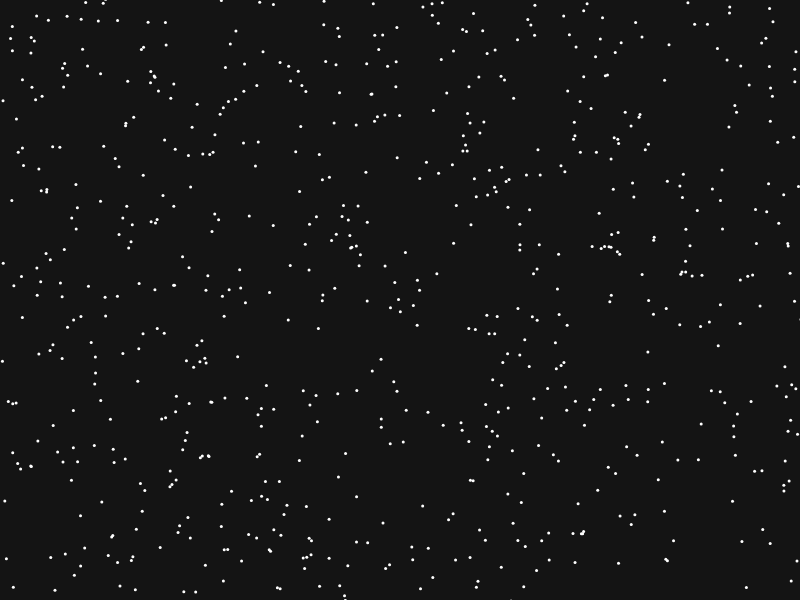
Frame 1 (no input)
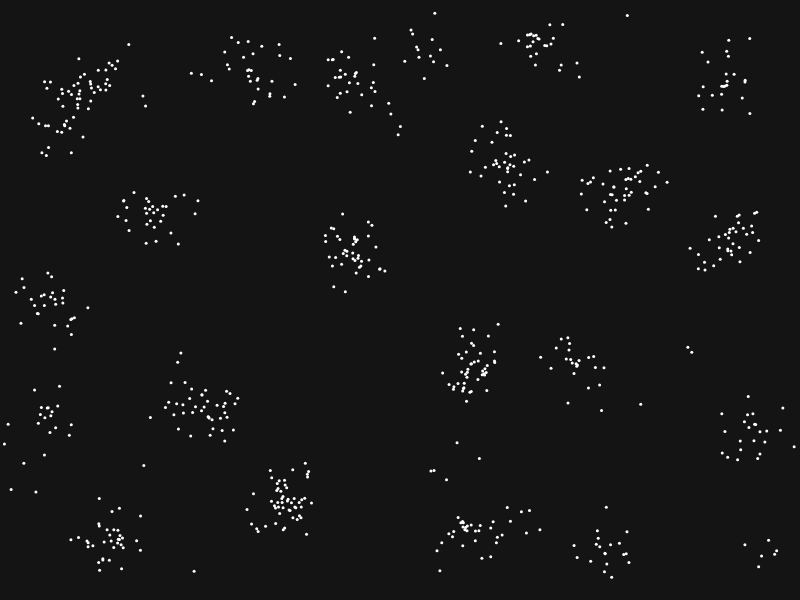
Frame 60 (no input)
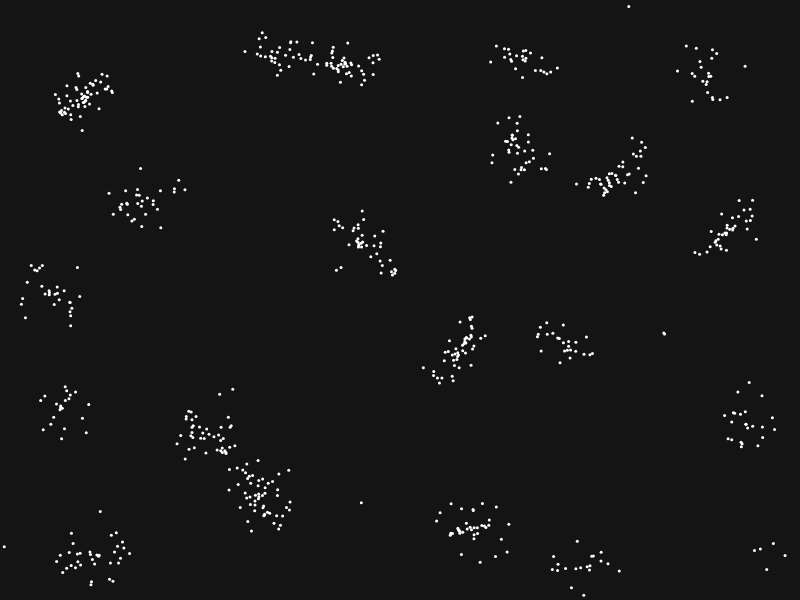
Frame 120 (the mouse pressed at the canvas centre since frame 60)

The p5.js sketch that drew these frames (run headless with seeded random() and noise() and a simulated clock; from frame 60 on, the mouse is pressed at the canvas centre):

// p5.js sketch
// ── sketch.js
const flock = [];

function setup() {
  createCanvas(800, 600);
  for (let i = 0; i < 700; i++) {
    flock.push(new Vogel());
  }
}

function draw() {
  background(20);

  for (let vogel of flock) {
    vogel.edges();
    vogel.flock(flock);
    vogel.update();
    vogel.show();
  }
}

// ── vogel.js
class Vogel {
  constructor() {
    this.position = createVector(random(width), random(height));
    this.velocity = p5.Vector.random2D();
    this.velocity.setMag(random(2, 4));
    this.accelenation = createVector();
    this.maxForce = 0.2;
    this.maxSpeed = 4;
  }

  edges() {
    if (this.position.x > width) {
      this.position.x = 0;
    } else if (this.position.x < 0) {
      this.position.x = width;
    }
    if (this.position.y > height) {
      this.position.y = 0;
    } else if (this.position.y < 0) {
      this.position.y = height;
    }
  }

  align(vogels) {
    let perceptionRadius = 50;
    let steering = createVector();
    let total = 0;
    for (let other of vogels) {
      let d = dist(
        this.position.x,
        this.position.y,
        other.position.x,
        other.position.y
      );
      if (other != this && d < perceptionRadius) {
        steering.add(other.velocity);
        total++;
      }
    }
    if (total > 0) {
      steering.div(total);
      steering.setMag(this.maxSpeed);
      steering.sub(this.velocity);
      steering.limit(this.maxForce);
    }
    return steering;
  }

  cohesion(vogels) {
    let perceptionRadius = 50;
    let steering = createVector();
    let total = 0;
    for (let other of vogels) {
      let d = dist(
        this.position.x,
        this.position.y,
        other.position.x,
        other.position.y
      );
      if (other != this && d < perceptionRadius) {
        steering.add(other.position);
        total++;
      }
    }
    if (total > 0) {
      steering.div(total);
      steering.sub(this.position);
      steering.setMag(this.maxSpeed);
      steering.sub(this.velocity);
      steering.limit(this.maxForce);
    }
    return steering;
  }

  flock(vogels) {
    //let alignment = this.align(vogels);
    let cohesion = this.cohesion(vogels);
    //this.accelenation = alignment;
    this.accelenation = cohesion;
  }

  update() {
    this.position.add(this.velocity);
    this.velocity.add(this.accelenation);
  }

  show() {
    strokeWeight(3);
    stroke(255);
    point(this.position.x, this.position.y);
  }
}
